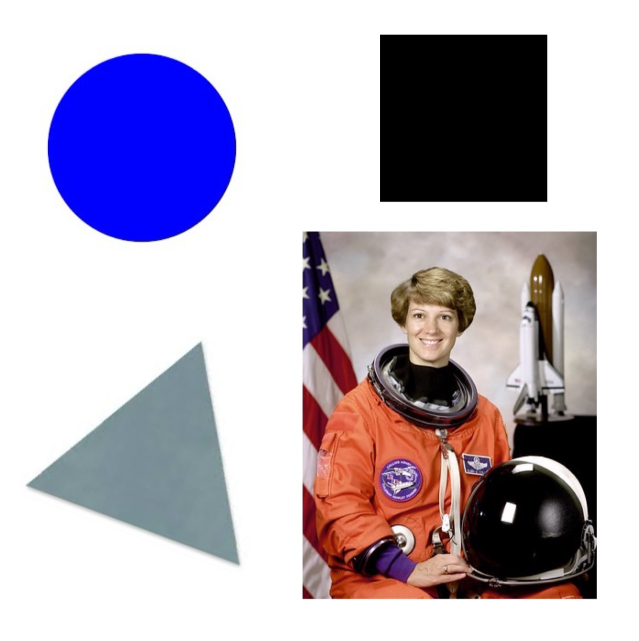
#> input picture sample-images/image1.jpg, 1277 x 1281 px, found by its file name (shown at 1/2 size)
$ python ex2-demosaicing.py
#> lines starting #> are read from the running program, lines starting #| are printed output that depends on the picture
import cv2 as cv
import numpy as np
import matplotlib.pyplot as plt
import os

# Input and output paths
input_path = 'sample-images/'
output_path = 'image-processing/filters/'

# Read the RGB image
img_rgb = cv.imread(os.path.join(input_path, 'image1.jpg'))
#> img_rgb is the input picture: shape (1281, 1277, 3); mean B, G, R 189.1, 173.7, 181.9
img_rgb = cv.resize(img_rgb, (700, 700))
#> img_rgb: shape (700, 700, 3)

# Define the Bayer pattern arrangement (e.g., RGGB)
def apply_bayer_mosaic(img):
    bayer_mosaic = np.zeros(img.shape, dtype=np.uint8)
    bayer_mosaic[::2, ::2, 2] = img[::2, ::2, 2]  # B
    bayer_mosaic[::2, 1::2, 1] = img[::2, 1::2, 1]  # G1
    bayer_mosaic[1::2, ::2, 1] = img[1::2, ::2, 1]  # G2
    bayer_mosaic[1::2, 1::2, 0] = img[1::2, 1::2, 0]  # R
    return bayer_mosaic

def apply_cygm_mosaic(img):
    """
    Apply a CYGM mosaic pattern to an RGB image.

    Parameters:
        img (numpy.ndarray): Input RGB image.

    Returns:
        numpy.ndarray: CYGM mosaic image.
    """
    cygm_mosaic = np.zeros(img.shape, dtype=np.uint8)
    cygm_mosaic[::2, ::2, 1] = img[::2, ::2, 1]  # Green channel for Cyan
    cygm_mosaic[::2, ::2, 2] = img[::2, ::2, 2]  # Blue channel for Cyan

    cygm_mosaic[::2, 1::2, 0] = img[::2, 1::2, 0]  # Red channel for Yellow
    cygm_mosaic[::2, 1::2, 1] = img[::2, 1::2, 1]  # Green channel for Yellow

    cygm_mosaic[1::2, ::2, 1] = img[1::2, ::2, 1]  # Green channel for Green

    cygm_mosaic[1::2, 1::2, 0] = img[1::2, 1::2, 0]  # Red channel for Magenta
    cygm_mosaic[1::2, 1::2, 2] = img[1::2, 1::2, 2]  # Blue channel for Magenta
    return cygm_mosaic

img_gray = cv.cvtColor(img_rgb, cv.COLOR_BGR2GRAY)

def apply_color_illusion(img):
    """
    Apply a color dithering pattern to a grayscale image to create the illusion of color.

    Parameters:
        img_gray (numpy.ndarray): Input grayscale image.

    Returns:
        numpy.ndarray: Color dithered image.
    """
    # Create an empty image with 3 channels
    h, w, _ = img.shape
    color_dithered = np.zeros((h, w, 3), dtype=np.uint8)
    img_gray = cv.cvtColor(img, cv.COLOR_BGR2GRAY)

    # Define a simple color pattern (CYM - Cyan, Yellow, Magenta)
    for y in range(h):
        for x in range(w):
            if (y%20 == 0):
                if np.all(img[y, x] == [255, 255, 255]):
                    color_dithered[y, x] = [150, 150, 150]
                else :
                    for i in range(-1,2):
                        # max_idx = np.argmax(img[y+i,x])
                        # color_dithered[y+i, x] = \
                        # [img[y+i,x, max_idx], 0, 0] if max_idx == 0 else \
                        # [0, img[y+i,x, max_idx], 0] if max_idx == 1 else \
                        # [0, 0, img[y+i,x, max_idx]]
                        color_dithered[y+i, x] = img[y+i, x]

            elif (x%20 == 0):
                if np.all(img[y, x] == [255, 255, 255]):
                    color_dithered[y, x] = [150, 150, 150]
                else :
                    for i in range(-1,2):
                        # max_idx = np.argmax(img[y,x+i])
                        # color_dithered[y, x+i] = \
                        # [img[y,x+i, max_idx], 0, 0] if max_idx == 0 else \
                        # [0, img[y,x+i, max_idx], 0] if max_idx == 1 else \
                        # [0, 0, img[y,x+i, max_idx]]
                        color_dithered[y+i, x] = img[y+i, x]
            else:
                color_dithered[y, x] = img_gray[y, x]

    return color_dithered

# Apply the color dithering pattern
color_dithered_image = apply_color_illusion(img_rgb)
#> after the loop in apply_color_illusion, `for y in range(h):`:
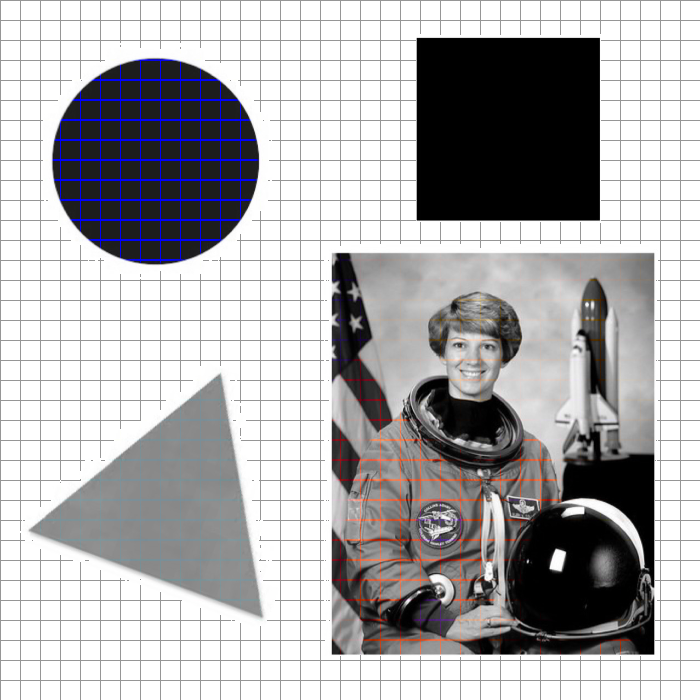
#> color_dithered: shape (700, 700, 3); mean B, G, R 174.4, 172.2, 173.3


bayer_mosaic = apply_bayer_mosaic(img_rgb)
#> in apply_bayer_mosaic, `bayer_mosaic[1::2, ::2, 1] = img[1::2, ::2, 1]`:
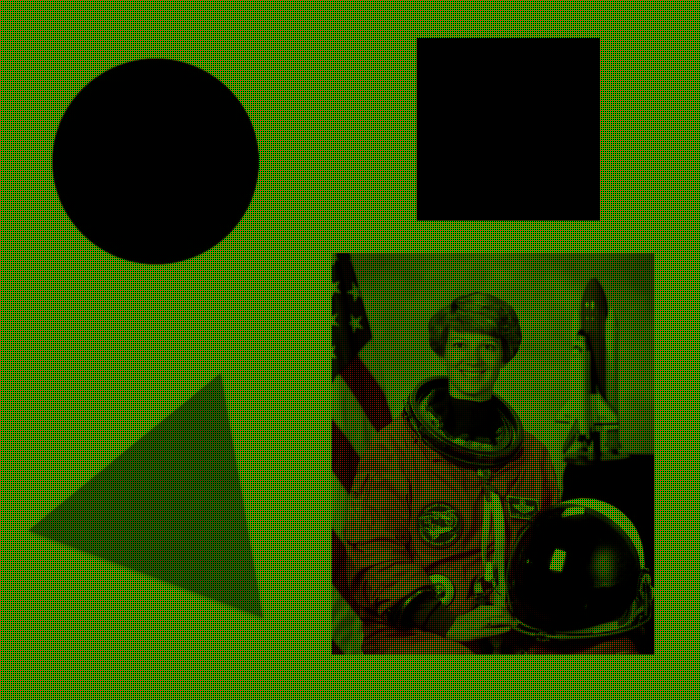
#> bayer_mosaic: shape (700, 700, 3); mean B, G, R 0, 86.9, 45.5
#> in apply_bayer_mosaic, `bayer_mosaic[1::2, 1::2, 0] = img[1::2, 1::2, 0]`:
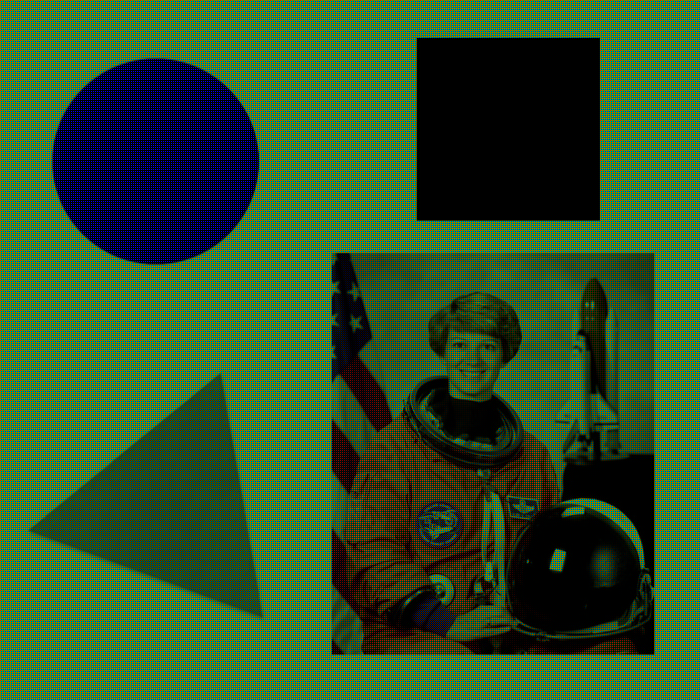
#> bayer_mosaic: shape (700, 700, 3); mean B, G, R 47.3, 86.9, 45.5
cygm_mosaic = apply_cygm_mosaic(img_rgb)
#> in apply_cygm_mosaic, `cygm_mosaic[1::2, ::2, 1] = img[1::2, ::2, 1]`:
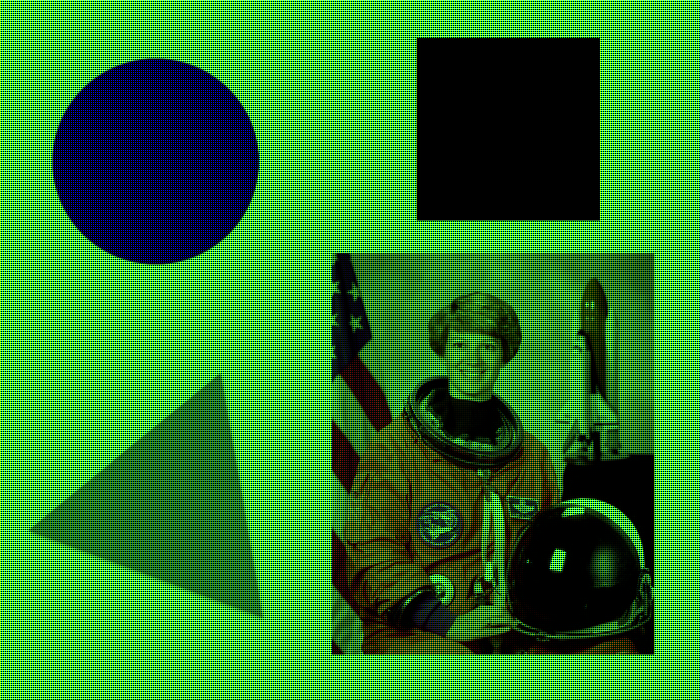
#> cygm_mosaic: shape (700, 700, 3); mean B, G, R 47.2, 130.3, 45.5
#> in apply_cygm_mosaic, `cygm_mosaic[1::2, 1::2, 0] = img[1::2, 1::2, 0]`:
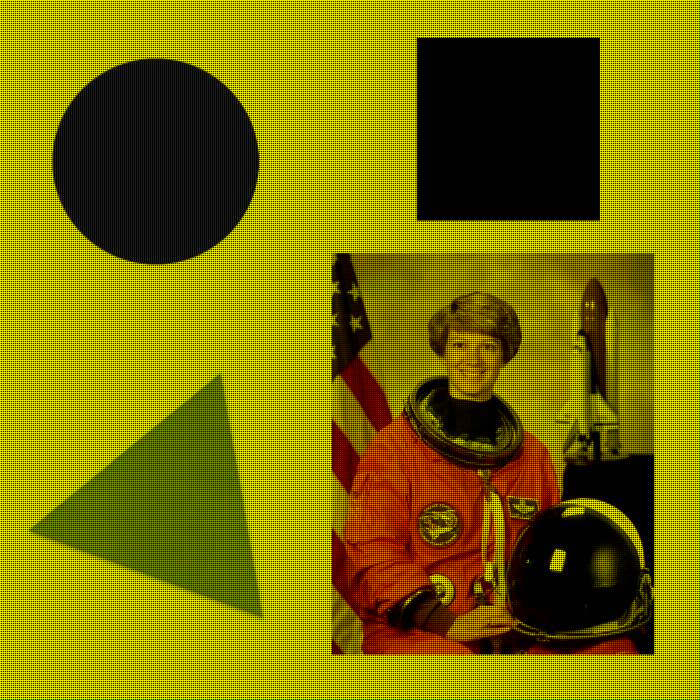
#> cygm_mosaic: shape (700, 700, 3); mean B, G, R 94.5, 130.3, 45.5
#> in apply_cygm_mosaic, `cygm_mosaic[1::2, 1::2, 2] = img[1::2, 1::2, 2]`:
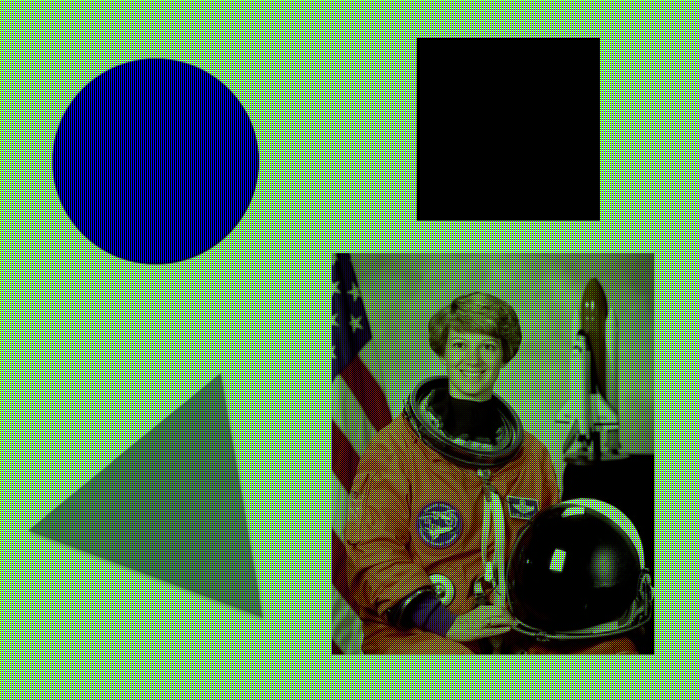
#> cygm_mosaic: shape (700, 700, 3); mean B, G, R 94.5, 130.3, 90.9

cv.imshow('Image', color_dithered_image)

cv.waitKey(0)
cv.destroyAllWindows()


plt.subplot(2, 3, 1)
plt.imshow(cv.cvtColor(img_rgb, cv.COLOR_BGR2RGB))
plt.title('Original RGB Image')

plt.subplot(2, 3, 2)
plt.imshow(cv.cvtColor(bayer_mosaic, cv.COLOR_BGR2RGB))
plt.title('Bayer Mosaic Pattern')

plt.subplot(2, 3, 3)
plt.imshow(cv.cvtColor(bayer_mosaic, cv.COLOR_BGR2GRAY), cmap='gray')
plt.title('Grayscale Bayer Mosaic')

plt.subplot(2, 3, 4)
plt.imshow(cygm_mosaic)
plt.title('CYGM Mosaic Pattern')

plt.subplot(2, 3, 5)
plt.imshow(cv.cvtColor(color_dithered_image, cv.COLOR_BGR2RGB))
plt.title('Color Dithered Image')

color_dithered_image
plt.show()
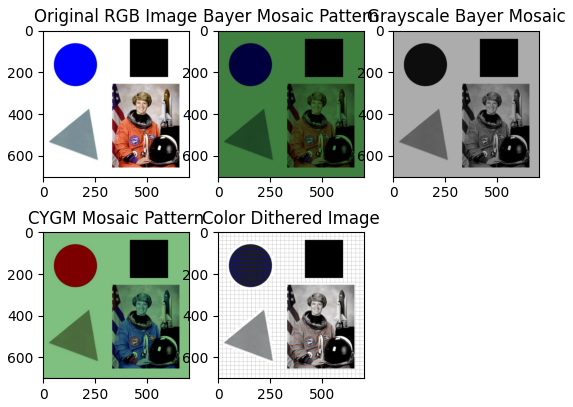
#> figure drawn by matplotlib, 5 panels; B, G, R data is drawn as R, G, B
